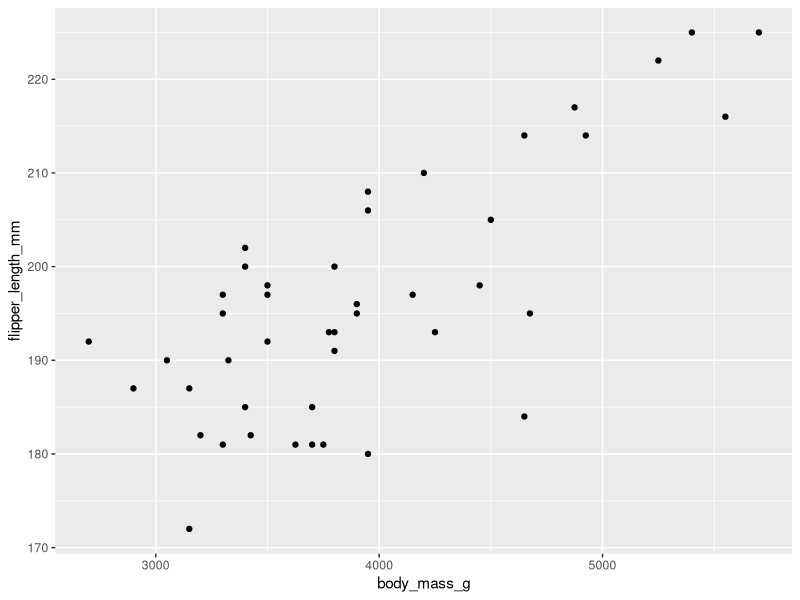
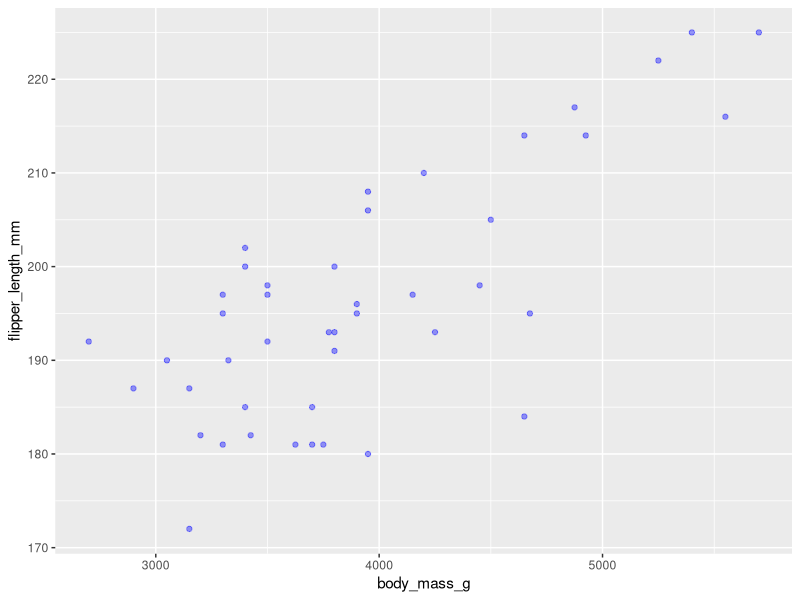
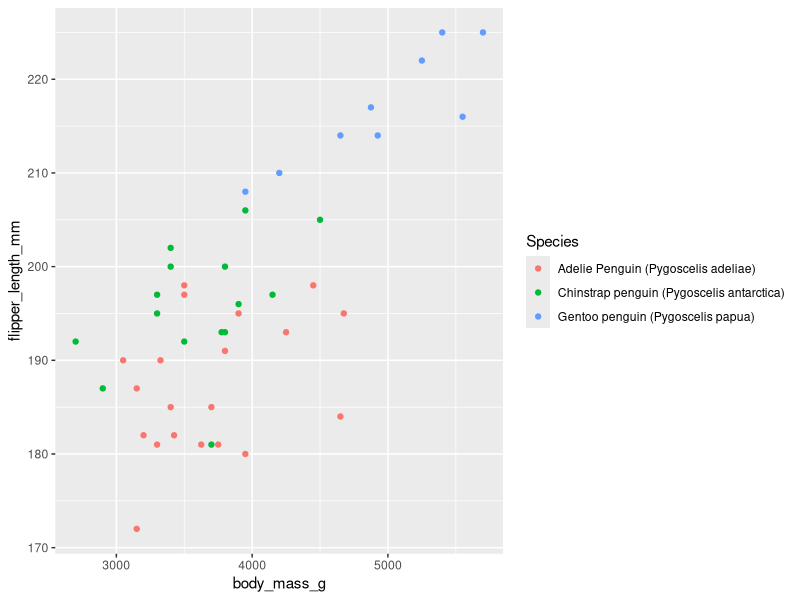
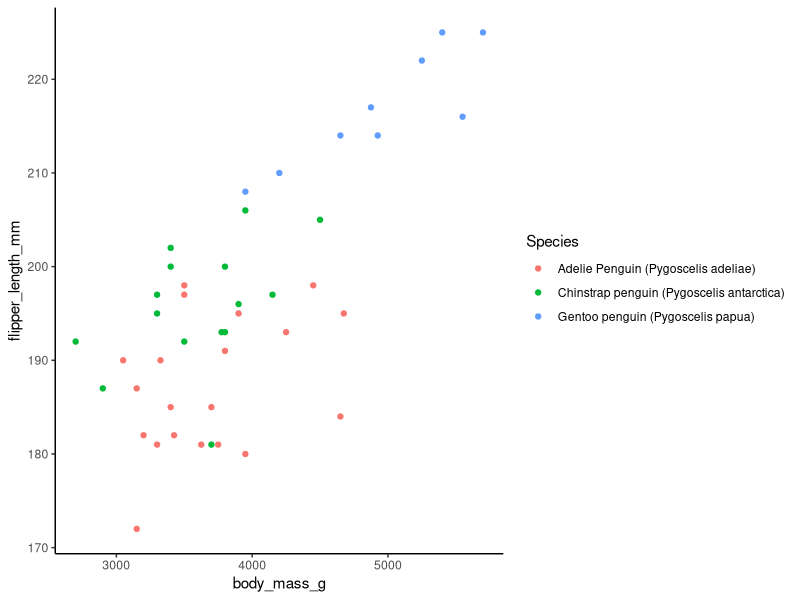
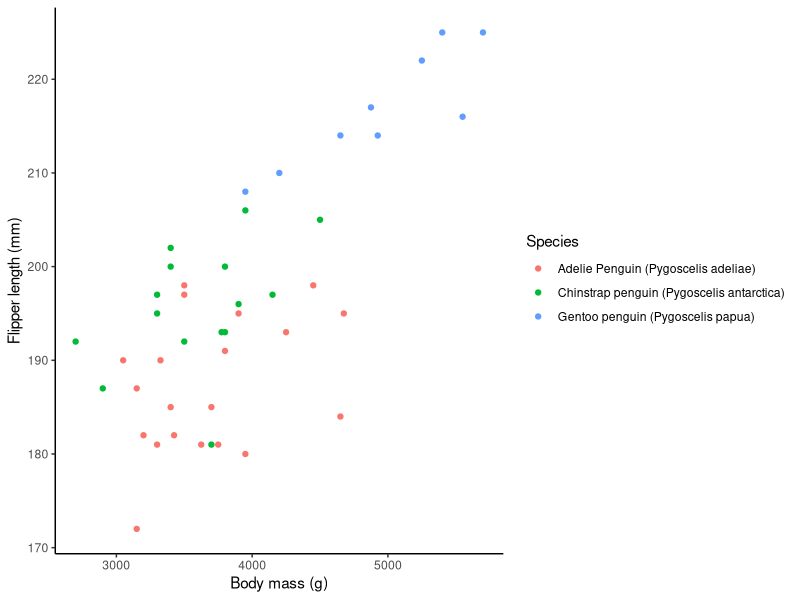
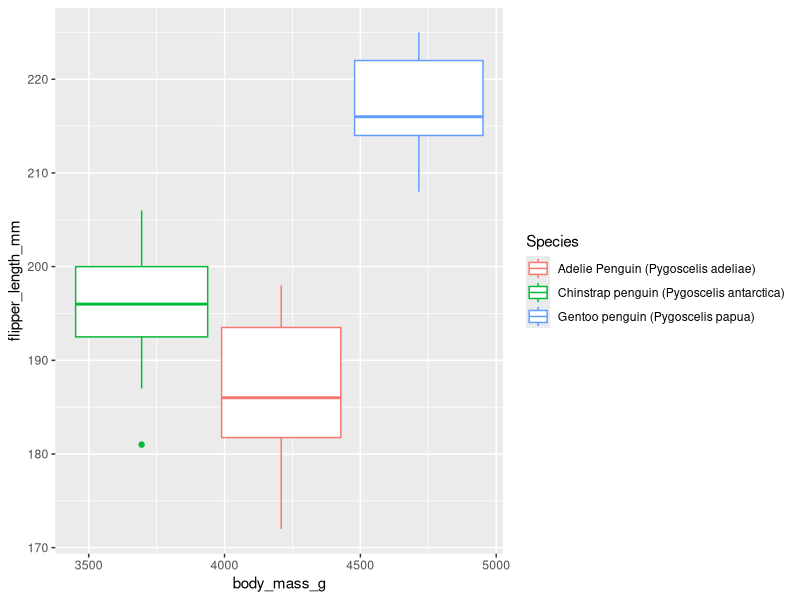
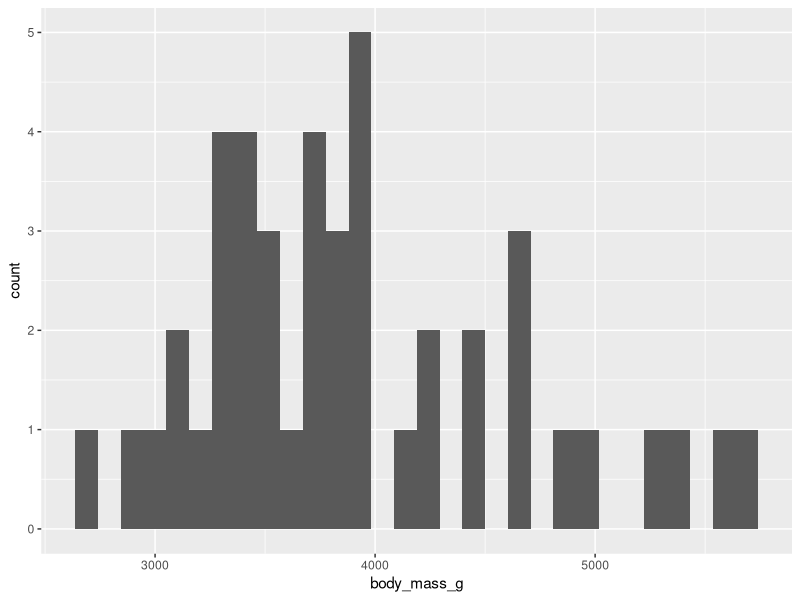

These charts were generated, in order, by the following R code:
## ---- chunk 1
knitr::opts_chunk$set(echo = TRUE)
## ---- chunk 2
library(tidyverse)
library(here)
## ---- chunk 3
penguin <- read_csv(here("data/penguins_clean.csv"))
## ---- chunk 4
ggplot(data = penguin,
       mapping = aes(x = body_mass_g, 
                     y = flipper_length_mm)) + 
  geom_point()
## ---- chunk 5
ggplot(data = penguin,
       mapping = aes(x = body_mass_g, 
                     y = flipper_length_mm)) + 
  geom_point(alpha = 0.4, color = "blue")
## ---- chunk 6
ggplot(data = penguin,
       mapping = aes(x = body_mass_g, 
                     y = flipper_length_mm,
                     color = Species)) + 
  geom_point()
## ---- chunk 7
ggplot(data = penguin,
       mapping = aes(x = body_mass_g, 
                     y = flipper_length_mm,
                     color = Species)) + 
  geom_point() + 
  theme_classic()
## ---- chunk 8
ggplot(data = penguin,
       mapping = aes(x = body_mass_g, 
                     y = flipper_length_mm,
                     color = Species)) + 
  geom_point() + 
  theme_classic() + 
  xlab("Body mass (g)") + 
  ylab("Flipper length (mm)")
## ---- chunk 9
ggplot(data = penguin,
       mapping = aes(x = body_mass_g, 
                     y = flipper_length_mm,
                     color = Species)) + 
  geom_boxplot()
## ---- chunk 10
ggplot(data = penguin,
       mapping = aes(x = body_mass_g)) + 
  geom_histogram()
